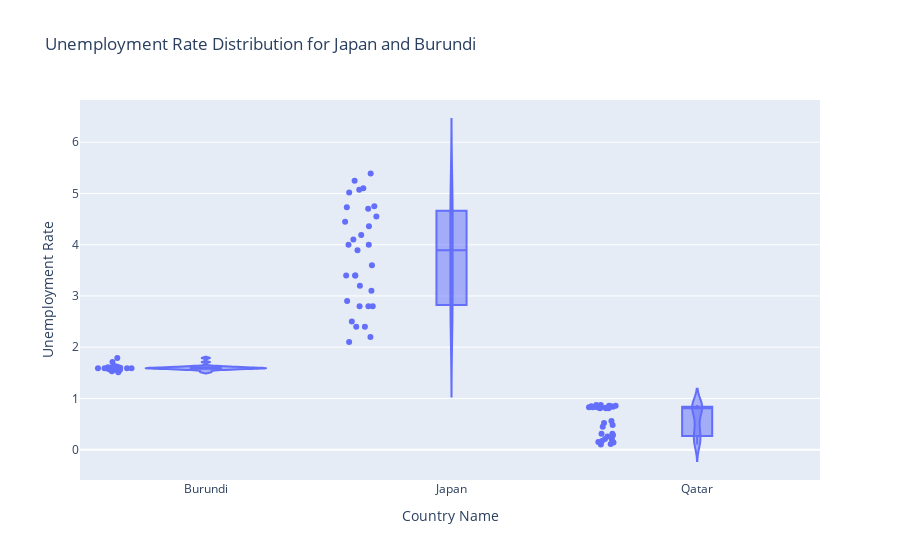

Source (notebook cell):
### Code cell
# 選擇 Japan 和 Burundi 兩個國家的失業率數據
selected_countries = ['Japan', 'Burundi','Qatar']
filtered_data = df4[df4['Country Name'].isin(selected_countries)]

# 使用 Plotly Express 繪製小提琴圖
fig = px.violin(filtered_data, x='Country Name', y='Unemployment Rate', 
                box=True,  # 顯示內部箱形圖
                points='all',  # 顯示所有數據點
                title='Unemployment Rate Distribution for Japan and Burundi')
 
# 顯示圖表
fig.show()

### Figure 1 — Plotly figure (JSON) as saved in the notebook; plotly's stock layout.template omitted (floating-point values rounded to 4 significant figures)
{"data": [{"alignmentgroup": "True", "box": {"visible": true}, "hovertemplate": "Country Name=%{x}<br>Unemployment Rate=%{y}<extra></extra>", "legendgroup": "", "marker": {"color": "#636efa"}, "name": "", "offsetgroup": "", "orientation": "v", "points": "all", "scalegroup": "True", "showlegend": false, "type": "violin", "x": ["Burundi", "Japan", "Qatar", "Burundi", "Japan", "Qatar", "Burundi", "Japan", "Qatar", "Burundi", "Japan", "Qatar", "Burundi", "Japan", "Qatar", "Burundi", "Japan", "Qatar", "Burundi", "Japan", "Qatar", "Burundi", "Japan", "Qatar", "Burundi", "Japan", "Qatar", "Burundi", "Japan", "Qatar", "Burundi", "Japan", "Qatar", "Burundi", "Japan", "Qatar", "Burundi", "Japan", "Qatar", "Burundi", "Japan", "Qatar", "Burundi", "Japan", "Qatar", "Burundi", "Japan", "Qatar", "Burundi", "Japan", "Qatar", "Burundi", "Japan", "Qatar", "Burundi", "Japan", "Qatar", "Burundi", "Japan", "Qatar", "Burundi", "Japan", "Qatar", "Burundi", "Japan", "Qatar", "Burundi", "Japan", "Qatar", "Burundi", "Japan", "Qatar", "Burundi", "Japan", "Qatar", "Burundi", "Japan", "Qatar", "Burundi", "Japan", "Qatar", "Burundi", "Japan", "Qatar", "Burundi", "Japan", "Qatar", "Burundi", "Japan", "Qatar", "Burundi", "Japan", "Qatar"], "x0": " ", "xaxis": "x", "y": [1.51, 2.1, 0.81, 1.53, 2.2, 0.81, 1.56, 2.5, 0.81, 1.56, 2.9, 0.82, 1.58, 3.2, 0.82, 1.59, 3.4, 0.83, 1.57, 3.4, 0.83, 1.56, 4.1, 0.83, 1.58, 4.7, 0.84, 1.59, 4.75, 0.84, 1.59, 5.02, 0.85, 1.59, 5.39, 0.85, 1.61, 5.25, 0.86, 1.6, 4.73, 0.86, 1.62, 4.45, 0.87, 1.61, 4.19, 0.87, 1.63, 3.89, 0.52, 1.63, 4, 0.31, 1.62, 5.07, 0.31, 1.61, 5.1, 0.45, 1.6, 4.55, 0.56, 1.59, 4.36, 0.48, 1.58, 4, 0.28, 1.57, 3.6, 0.2, 1.6, 3.4, 0.17, 1.59, 3.1, 0.15, 1.59, 2.8, 0.14, 1.59, 2.4, 0.11, 1.59, 2.4, 0.1, 1.71, 2.8, 0.21, 1.79, 2.8, 0.26], "y0": " ", "yaxis": "y"}], "layout": {"legend": {"tracegroupgap": 0}, "title": {"text": "Unemployment Rate Distribution for Japan and Burundi"}, "violinmode": "group", "xaxis": {"anchor": "y", "domain": [0, 1], "title": {"text": "Country Name"}}, "yaxis": {"anchor": "x", "domain": [0, 1], "title": {"text": "Unemployment Rate"}}}}
